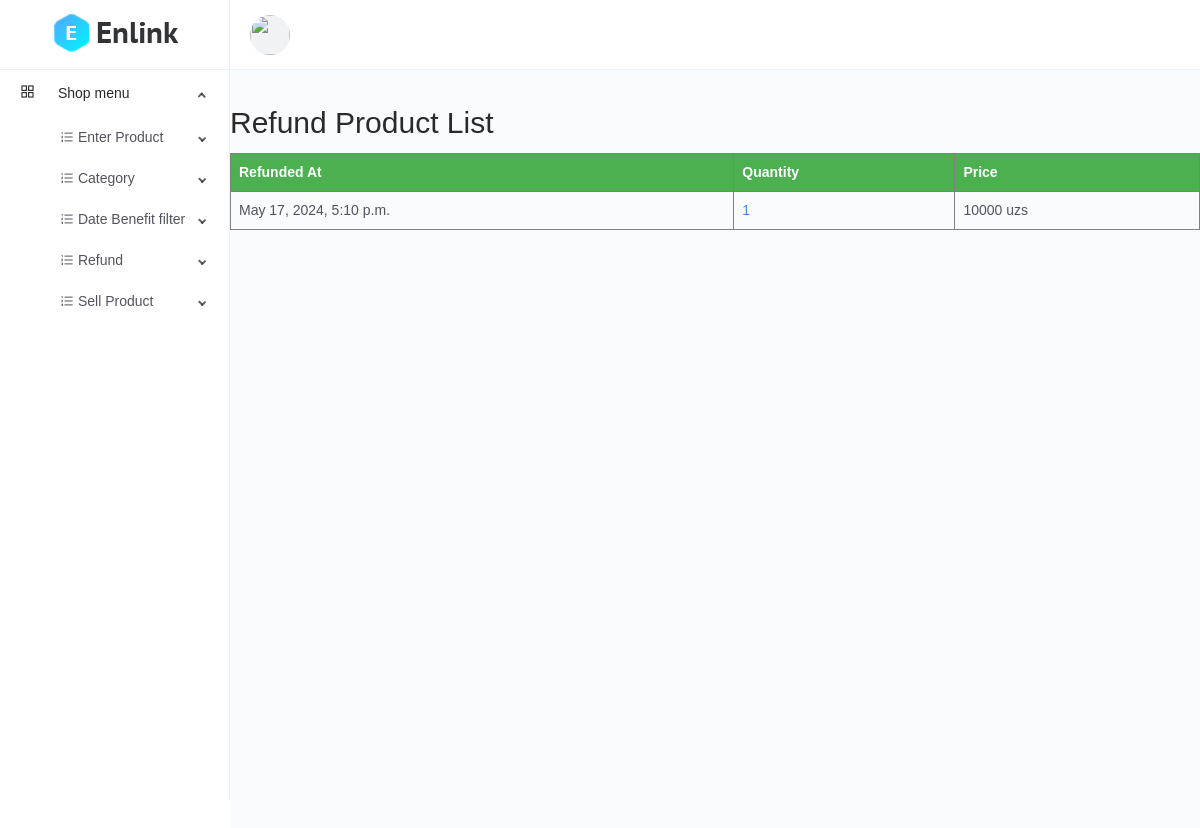
/refund-list/, run on an earlier commit of the app's database.
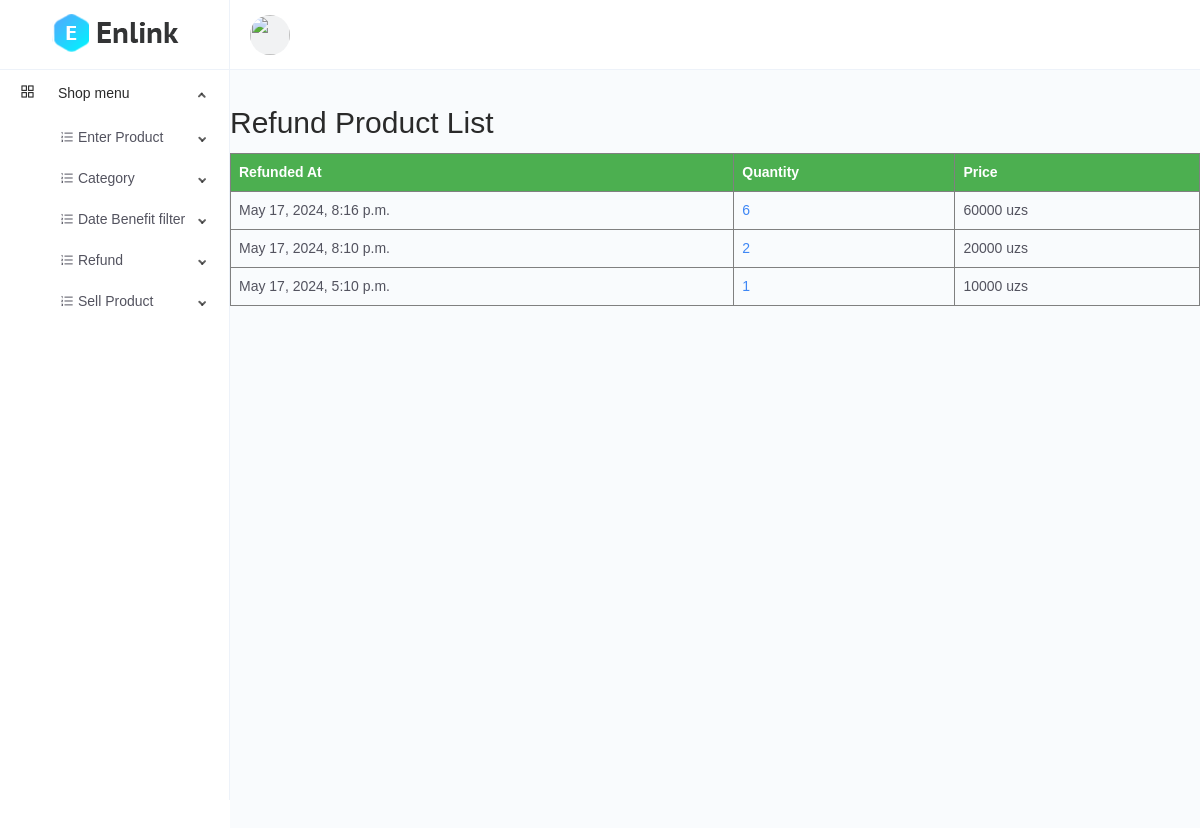
And on a later commit of the database.
### main/models.py (models this page shows, shortened)
class Refund(models.Model):
    sell_product = models.OneToOneField(SellProduct, on_delete=models.CASCADE)
    refunded_at = models.DateTimeField(auto_now_add=True)
    @property
    def price(self):
        price = self.sell_product.price
        return price
    class Meta:
        ordering = ['-refunded_at']

class CodeGenerate(models.Model):
    code = models.CharField(max_length=255, blank=True, unique=True)
    class Meta:
        abstract = True

class SellProduct(CodeGenerate):
    product = models.ForeignKey(Product, on_delete=models.CASCADE)
    quantity = models.IntegerField()
    sold_at = models.DateField(auto_now_add=True)
    refunded = models.BooleanField(default=False)
    price = models.IntegerField(blank=True, null=True)
    class Meta:
        ordering = ['-sold_at']

### main/views.py (the view)
# urls.py: path('refund-list/',views.refund_list, name="refund_list"),
def refund_list(request):
    refunds = models.Refund.objects.all()
    return render(request, 'refund/list.html', {'refunds': refunds})

### templates/refund/list.html (shortened to what this page needs)
{% extends 'base.html' %}
{% block content %}
    <h1>Refund Product List</h1>
    <table border="1">
        <thead>
            <tr>
                <th>Refunded At</th>
                <th>Quantity</th>
                <th>Price</th>
            </tr>
        </thead>
        <tbody>
            {% for refund in refunds %}
            <tr>
                <td>{{ refund.refunded_at }}</td>
                <td><a href="{% url 'refund_detail' refund.id %}">{{refund.sell_product.quantity}}</a></td>
                <td>{{ refund.price }} uzs</td>
            </tr>
            {% endfor %}
        </tbody>
    </table>
{% endblock %}

What changed in the data, as far as the page shows it:
added Refund: refunded_at "May 17, 2024, 8:16 p.m.", sell_product.quantity "6", price "60000"
added Refund: refunded_at "May 17, 2024, 8:10 p.m.", sell_product.quantity "2", price "20000"
